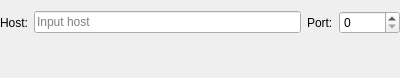
<?xml version="1.0" encoding="UTF-8"?>
<ui version="4.0">
 <class>CParameterNetUI</class>
 <widget class="QWidget" name="CParameterNetUI">
  <property name="geometry">
   <rect>
    <x>0</x>
    <y>0</y>
    <width>400</width>
    <height>78</height>
   </rect>
  </property>
  <property name="windowTitle">
   <string>Form</string>
  </property>
  <layout class="QGridLayout" name="gridLayout">
   <property name="leftMargin">
    <number>0</number>
   </property>
   <property name="rightMargin">
    <number>0</number>
   </property>
   <item row="0" column="0">
    <layout class="QHBoxLayout" name="horizontalLayout">
     <item>
      <widget class="QLabel" name="label">
       <property name="text">
        <string>Host:</string>
       </property>
      </widget>
     </item>
     <item>
      <widget class="QLineEdit" name="leHost">
       <property name="placeholderText">
        <string>Input host</string>
       </property>
      </widget>
     </item>
     <item>
      <widget class="QLabel" name="label_2">
       <property name="text">
        <string>Port:</string>
       </property>
      </widget>
     </item>
     <item>
      <widget class="QSpinBox" name="spPort">
       <property name="maximum">
        <number>65536</number>
       </property>
      </widget>
     </item>
    </layout>
   </item>
   <item row="1" column="0">
    <widget class="CParameterUserUI" name="wUser" native="true"/>
   </item>
  </layout>
 </widget>
 <customwidgets>
  <customwidget>
   <class>CParameterUserUI</class>
   <extends>QWidget</extends>
   <header location="global">ParameterUserUI.h</header>
   <container>1</container>
  </customwidget>
 </customwidgets>
 <resources/>
 <connections/>
</ui>
